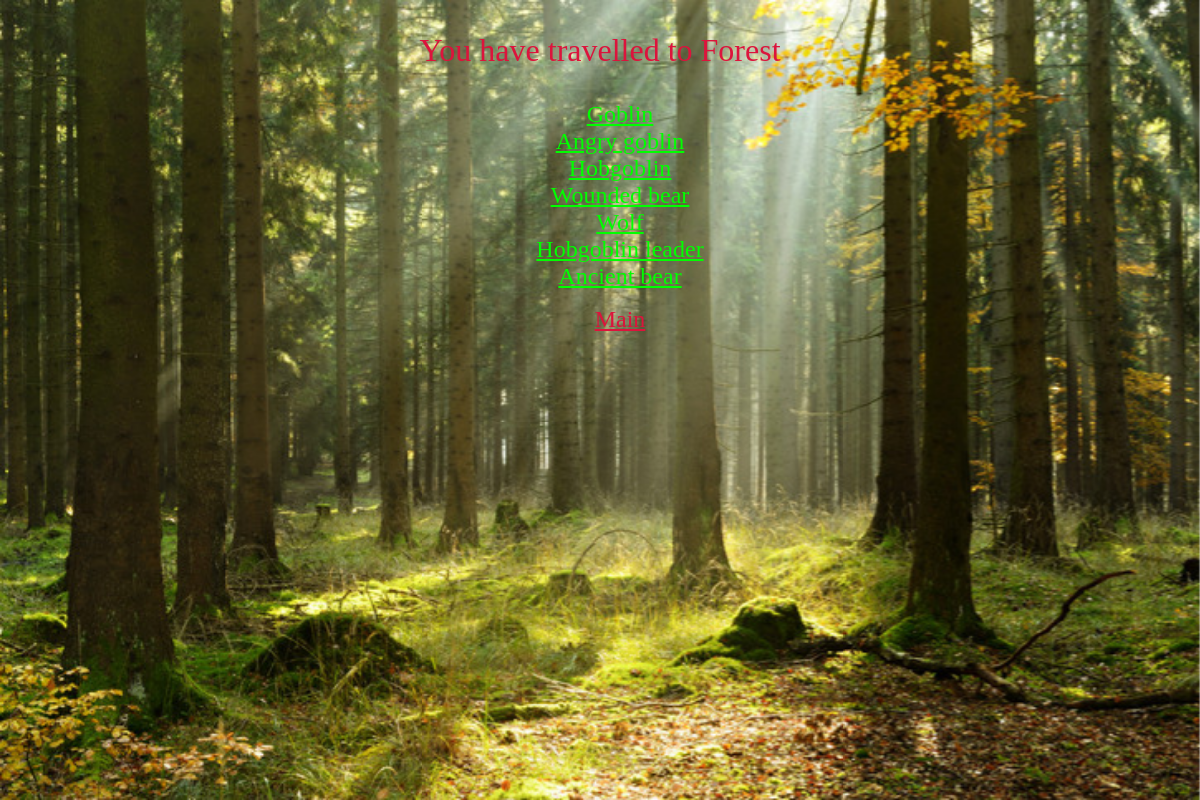
The app's page /bgame/location/Forest/ (signed in) with its own data.
### bgame/models.py (models this page shows, shortened)
class Location(models.Model):
    name = models.CharField('Location', max_length=100, )
    def __str__(self):
        return f'{self.name} '

class Enemy(models.Model):
    name = models.CharField('Name', max_length=100, default='None')
    location = models.ForeignKey('Location', on_delete=models.SET_NULL, null=True)
    level = models.IntegerField('Level', default=1)
    health = models.IntegerField('Health', default=5)
    strength = models.IntegerField('Stength', default=1)
    defense = models.IntegerField('Defense', default=0)
    experience = models.IntegerField('Experience', default=20)
    minimum_gold_pieces = models.IntegerField('Minimum_gold_pieces', default=7)
    maximum_gold_pieces = models.IntegerField('Maximum_gold_pieces', default=20)

### bgame/views.py (the view)
# urls.py: path('location/<str:location_name>/', views.location_detail, name='location_detail'),
@login_required
def location_detail(request, location_name):
    location = Location.objects.get(name=location_name)
    enemies_in_location = Enemy.objects.filter(location=location)
    return render(request, 'location_detail.html', {'location': location, 'enemies_in_location': enemies_in_location})

### templates/location_detail.html (shortened to what this page needs)
<!DOCTYPE html>
<html lang="en">
<head>
    {% load static %}
    <link rel="stylesheet" href="{% static 'css/styles.css' %}">
</head>
<body>
{% if location.name == 'Forest' %}
    <img src="{% static 'images/hostile_locations/forest.jpg' %}" alt="" class="background-image">
{% elif location.name == 'Evil forest' %}
    <img src="{% static 'images/hostile_locations/evil_forest.jpg' %}" alt="" class="background-image">
{% elif location.name == 'Cursed wastelands' %}
    <img src="{% static 'images/hostile_locations/cursed_wastelands.jpg' %}" alt="" class="background-image">
{% elif location.name == 'Endless desert' %}
    <img src="{% static 'images/hostile_locations/endless_desert.jpg' %}" alt="" class="background-image">
{% elif location.name == 'Demon wastelands' %}
    <img src="{% static 'images/hostile_locations/demon_wastelands.jpg' %}" alt="" class="background-image">
{% elif location.name == 'Mountain of dragons' %}
    <img src="{% static 'images/hostile_locations/mountain_of_dragons.jpg' %}" alt="" class="background-image">
{% elif location.name == 'Palace of demon lord B' %}
    <img src="{% static 'images/hostile_locations/palace.jpg' %}" alt="" class="background-image">
{% endif %}
<p class="crimson2-separate">You have travelled to {{ location }}</p>
<div class="content">
    <ul class="ul">
        {% for enemy in enemies_in_location %}
            <li><a class="main-text1p5" href="{% url 'enemy_detail' enemy_name=enemy.name username=request.user.username %}">{{ enemy.name }}</a></li>
        {% endfor %}
    </ul>
    <ul>
        <li><a class="nav-link crimson1b5" href="{% url 'main'%}">Main</a></li>
    </ul>
</div>
</body>
</html>

### bgame/static/css/styles.css (style rules this page uses)
body { margin: 0; padding: 0; }
.background-image { position: fixed; top: 0; left: 0; width: 100%; height: 100%; z-index: -3; }
.content { position: relative; z-index: 1; width: 100%; max-width: 850px; margin: 0 auto; top: 0; text-align: center; }
.main-text1p5 { font-size: 1.5em; color: #00FF00; }
ul { list-style: none; }
.crimson1b5 { font-size: 1.5em; color: #DC143C; }
.crimson2-separate { font-size: 2em; color: #DC143C; text-align: center; white-space: nowrap; }

### records on screen
Location: name "Forest"
Enemy: name "Goblin"
Enemy: name "Angry goblin"
Enemy: name "Hobgoblin"
Enemy: name "Wounded bear"
Enemy: name "Wolf"
Enemy: name "Hobgoblin leader"
Enemy: name "Ancient bear"
